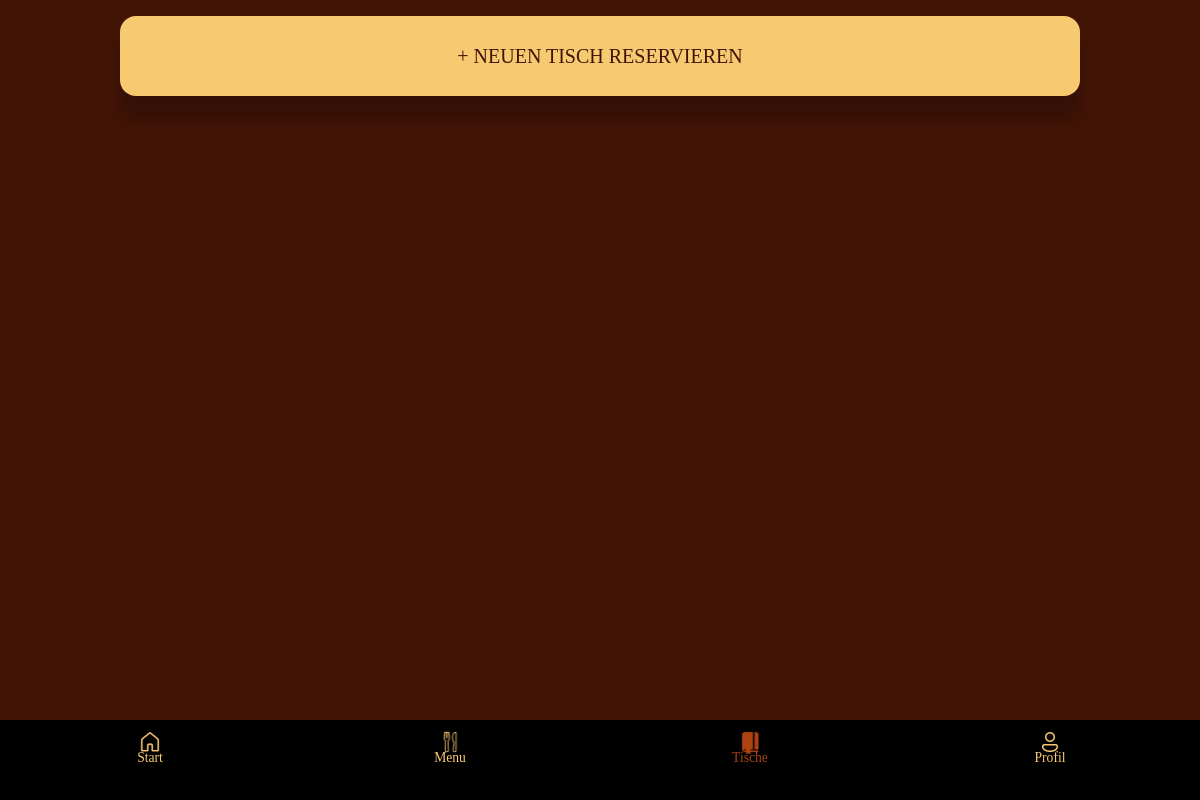
/user/orders/ (signed in), run on an earlier commit of the app's database.
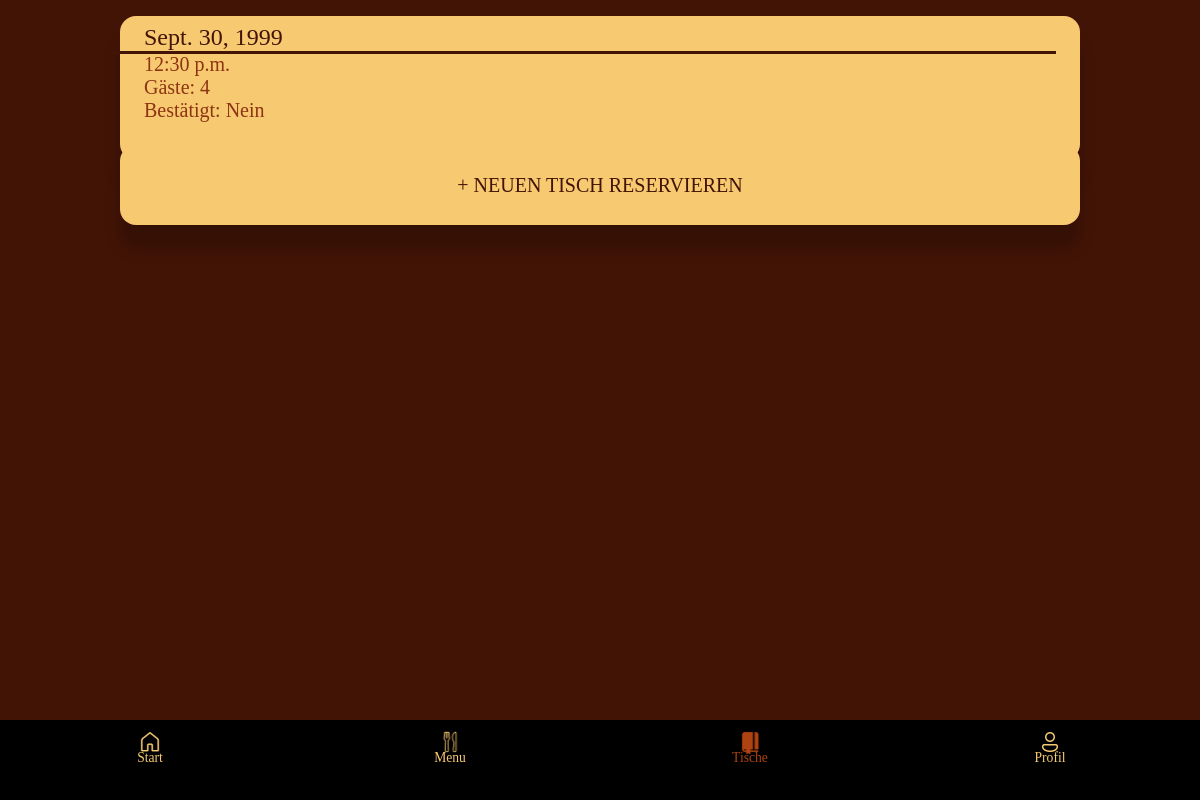
And on a later commit of the database.
### reservation_app/models.py (models this page shows, shortened)
class Book(models.Model):
    user = models.ForeignKey(settings.AUTH_USER_MODEL, on_delete=models.CASCADE, default=1)
    last_name = models.CharField(default='', max_length=50)
    time = models.TimeField(default='12:30:00')
    date = models.DateField(default='2024-02-19')
    guests = models.IntegerField(default= '',null=False)
    confirmation= models.CharField(default='Nein', max_length=20)
    fcm_token = models.CharField(max_length=255, blank=True, null=True)
    phone     = models.CharField(max_length=30,blank=True,null=True)

### reservation_app/views.py (the view)
# urls.py: path('user/orders/', views.user_orders, name='user_orders'),
def user_orders(request):
    if request.user.is_authenticated:
        if request.user.is_superuser:
            return redirect('orders_admin')
        else:
            user_orders = Book.objects.filter(user=request.user)
            return render(request, 'user_orders.html', {'user_orders': user_orders})
    else:
        return render(request, 'user_orders.html')

### reservation_app/templates/user_orders.html (shortened to what this page needs)
{% extends 'base.html' %}
{% block content %}
     {% if user.is_authenticated %}
     <div class="tables-container">
     {% for order in user_orders %}
     <div class="table_button"><label>{{ order.date }} </label>
      <hr>
      <div class="text_st">
      <br>{{ order.time }} <br> Gäste: {{ order.guests }} <br> Bestätigt: {{ order.confirmation }}<br><br></label>
    </div>
     {% endfor %}
     <div class="button-container">
      <a href="{% url 'create_book' %}">
          <button class="std_button">+ Neuen Tisch reservieren</button>
      </a>
  </div>
     {% else %}
    <div class="text_orders">
      Leider haben Sie noch keine reservierten Tische.<br><br>
      Bitte <a href="{% url 'login_user' %}">melden Sie an</a> um Ihre Reservierungen einzusehen oder reservieren Sie  <a href="{% url 'create_book' %}"> einen neuen Tisch</a>.
    </div>
     {% endif %}
     <br/>
    <br/>
    <br/>
     {% load static %}
<a href="{% url 'home' %}">
  <button class="tabbar home">
      <img src="{% static 'icons/home.png' %}">
      <br>
      Start
  </button>
</a>
<a href="{% url 'menu' %}">
  <button class="tabbar menu">
      <img src="{% static 'icons/menu.png' %}" >
      <br>
      Menu
  </button>
</a>
<a href="{% url 'user_orders' %}">
  <button class="tabbar mybook">
      <img src="{% static 'icons/tables_active.png' %}">
      <br>
      Tische
  </button>
</a>
{% if user.is_authenticated %}
<a href="{% url 'account' %}">
  <button class="tabbar login_user">
      <img src="{% static 'icons/account.png' %}">
      <br>
      Profil
  </button>
</a>
{% endif %}
{% endblock %}

What changed in the data, as far as the page shows it:
added Book: date "Sept. 30, 1999", time "12:30 p.m.", guests "4", confirmation "Nein"
